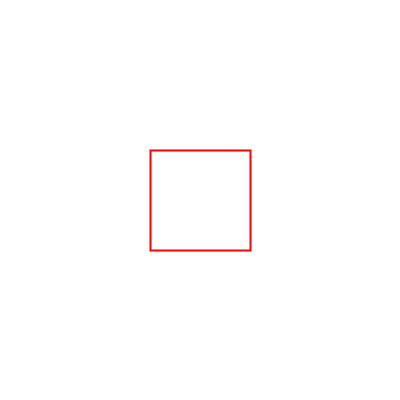
Frame 1 (no input)
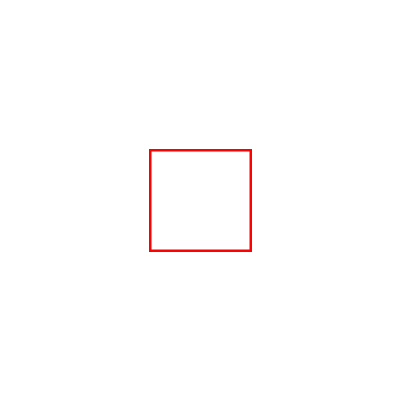
Frame 60 (the mouse pressed at the canvas centre just before this capture)
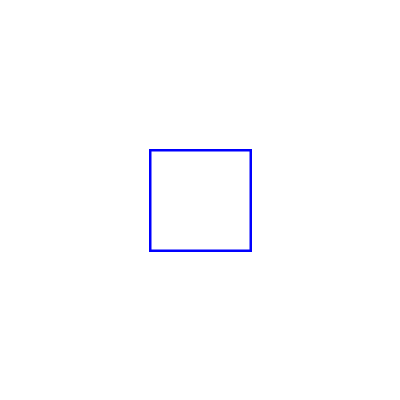
Frame 120 (the mouse held since frame 60 and released just before this capture)

The Processing sketch that drew these frames (run headless with seeded random() and noise(); from frame 60 on, the mouse is pressed at the canvas centre):

// Processing sketch: Kotak_Merah_Biru
// ── Kotak_Merah_Biru.pde
void setup() {
  size(400, 400);
  background(255);
  strokeWeight(2);
}

void draw() {
  // Tentukan koordinat titik tengah bujursangkar
  float centerX = width / 2;
  float centerY = height / 2;
  
  // Hitung jarak antara titik tengah bujursangkar dengan titik acak
  float distance = dist(centerX, centerY, mouseX, mouseY);
  
  // Jika jarak antara titik tengah bujursangkar dengan titik acak lebih kecil dari 100 piksel,
  // gambar bujursangkar dengan warna biru
  if (distance < 100) {
    stroke(0, 0, 255);
    rectMode(CENTER);
    rect(centerX, centerY, 100, 100);
  }
  // Jika jarak antara titik tengah bujursangkar dengan titik acak lebih besar atau sama dengan 100 piksel,
  // gambar bujursangkar dengan warna merah
  else {
    stroke(255, 0, 0);
    rectMode(CENTER);
    rect(centerX, centerY, 100, 100);
  }
}
